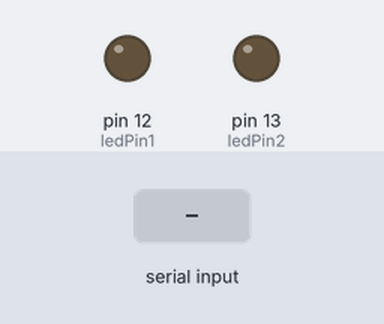
Simulated run of this sketch. Board: Arduino Uno, built with avr-gcc and run on an emulated ATmega328P. On the bench: output pins drawn as LEDs (lit = HIGH). The inputs (shaded band) are chosen by the test bench.

Above: at 1.2 s.
1.3 s: byte 1 (1) received over Serial
At 1.7 s:
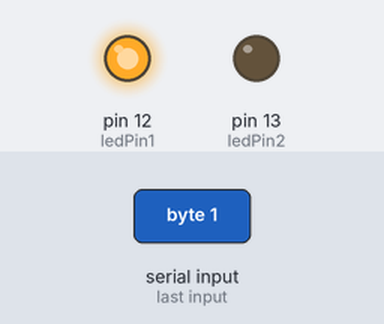
2.8 s: byte 2 (2) received over Serial
At 4.0 s:
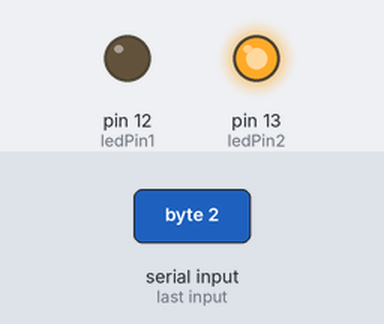
4.3 s: "1" received over Serial
At 5.2 s:
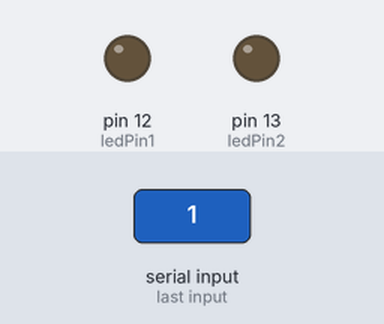
Timing chart, 0 to 7.3 s (numbered marks = the images above; inputs shaded):
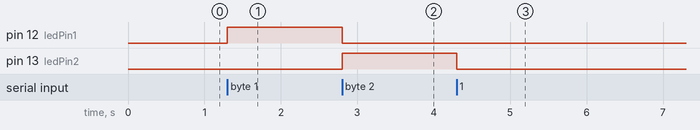

Measured:
- after the input at 1.3 s, pin 12 (ledPin1): LOW → HIGH at once
- after the input at 2.8 s, pin 12 (ledPin1): HIGH → LOW at once; pin 13 (ledPin2): LOW → HIGH at once
- after the input at 4.3 s, pin 13 (ledPin2): HIGH → LOW at once

The sketch:

teachableMachineArduinoLEDs.ino
```cpp
int ledPin1 = 12;
int ledPin2 = 13;

void setup() {
  pinMode(ledPin1, OUTPUT);  // sets the pin as output
  pinMode(ledPin2, OUTPUT);
  Serial.begin(9600);        // initialize serial communications
}

void loop() {
 if (Serial.available() > 0) { // if there's serial data available
   int inByte = Serial.read();   // read it
   if (inByte == 1) {
     digitalWrite(ledPin1, HIGH);  // use it to turn on the LED 1
     digitalWrite(ledPin2, LOW);
   } else if (inByte == 2) {
     digitalWrite(ledPin2, HIGH);  // use it to turn on the LED 2
     digitalWrite(ledPin1, LOW);
   } else {
     digitalWrite(ledPin1, LOW);  // sets the LED off
     digitalWrite(ledPin2, LOW);  // sets the LED off
   }
   delay(200);                // waits
 }
}
```
